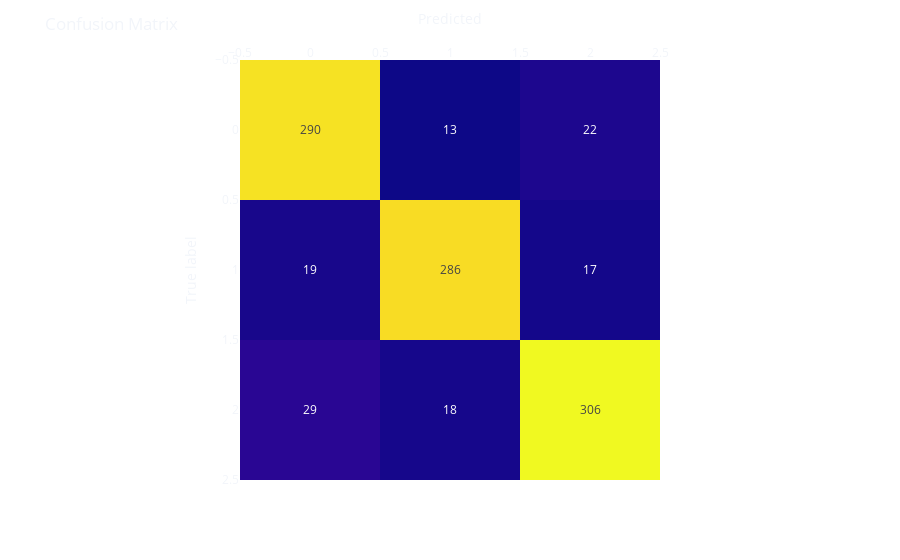

Notebook cell for this chart:
### Markdown cell above
**Above we can see the changed sample distribution. Now we have "poisoned samples" that live outside their original clusters (since their labels have been changed).**

### Code cell
X_train, X_test, y_train, y_test = train_test_split(
    scaler.fit_transform(X),
    y,
    test_size=0.1,
    random_state=42
)

model = LogisticRegression(solver='lbfgs', max_iter=5000)
model.fit(X_train, y_train)

score = model.score(X_test,  y_test)
preds = model.predict(X_test)
matrix = confusion_matrix(y_test, preds)
print(f'Model Accuracy: {round(score * 100 ,2)}%.')

fig = px.imshow(matrix,
                labels=dict(x="Predicted", y="True label"),
                x=np.unique(y),
                y=np.unique(y),
                text_auto=True
                )
fig.update_xaxes(side='top')
fig.update_layout(template='plotly_dark',
                  title='Confusion Matrix',
                  coloraxis_showscale=False,
                  paper_bgcolor='rgba(0, 0, 0, 0)',
                  plot_bgcolor='rgba(0, 0, 0, 0)')
fig.show()

### Figure 1 — Plotly figure (JSON) as saved in the notebook; plotly's stock layout.template omitted (floating-point values rounded to 4 significant figures)
{"data": [{"coloraxis": "coloraxis", "hovertemplate": "Predicted: %{x}<br>True label: %{y}<br>color: %{z}<extra></extra>", "name": "0", "texttemplate": "%{z}", "type": "heatmap", "x": [0, 1, 2], "xaxis": "x", "y": [0, 1, 2], "yaxis": "y", "z": [[290, 13, 22], [19, 286, 17], [29, 18, 306]]}], "layout": {"coloraxis": {"colorscale": [[0, "#0d0887"], [0.1111, "#46039f"], [0.2222, "#7201a8"], [0.3333, "#9c179e"], [0.4444, "#bd3786"], [0.5556, "#d8576b"], [0.6667, "#ed7953"], [0.7778, "#fb9f3a"], [0.8889, "#fdca26"], [1, "#f0f921"]], "showscale": false}, "margin": {"t": 60}, "paper_bgcolor": "rgba(0, 0, 0, 0)", "plot_bgcolor": "rgba(0, 0, 0, 0)", "title": {"text": "Confusion Matrix"}, "xaxis": {"anchor": "y", "constrain": "domain", "domain": [0, 1], "scaleanchor": "y", "side": "top", "title": {"text": "Predicted"}}, "yaxis": {"anchor": "x", "autorange": "reversed", "constrain": "domain", "domain": [0, 1], "title": {"text": "True label"}}}}
